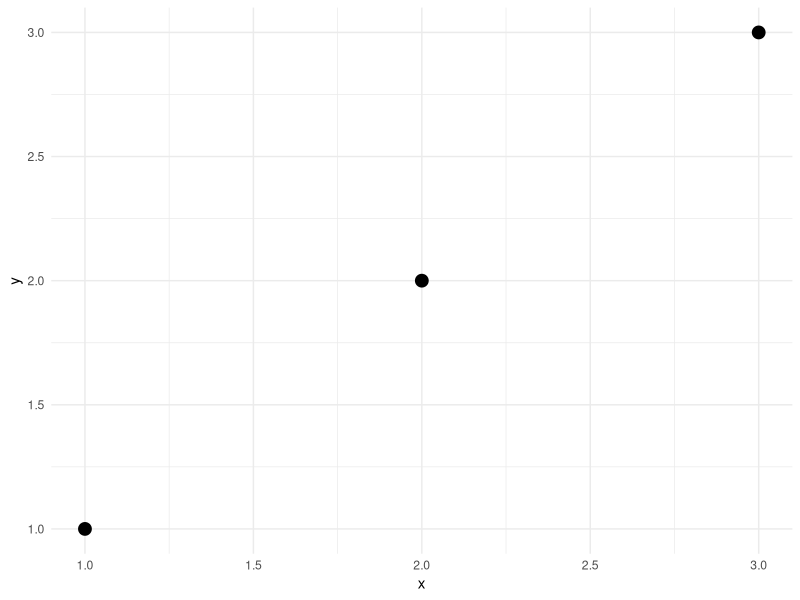
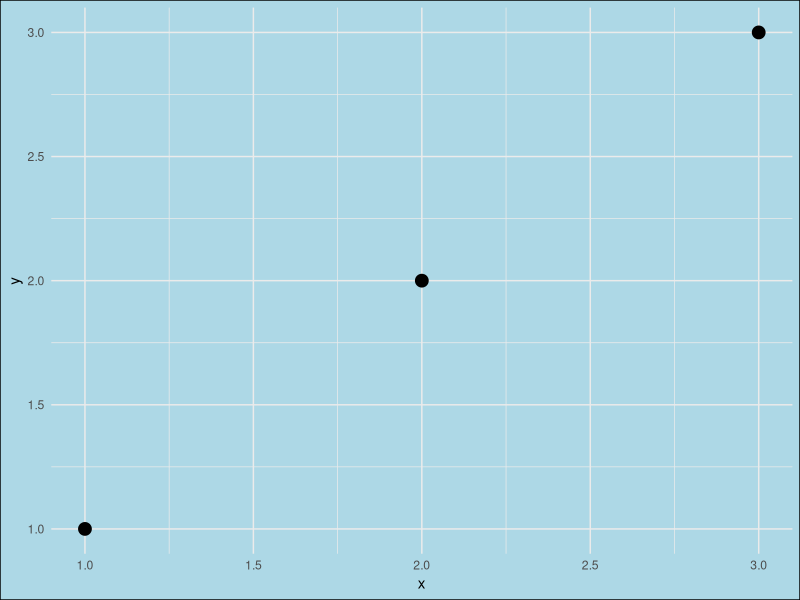
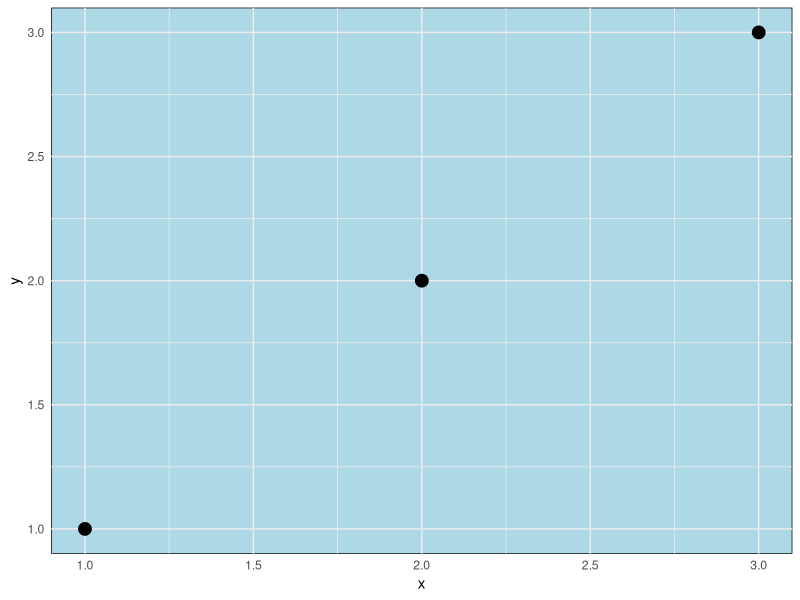
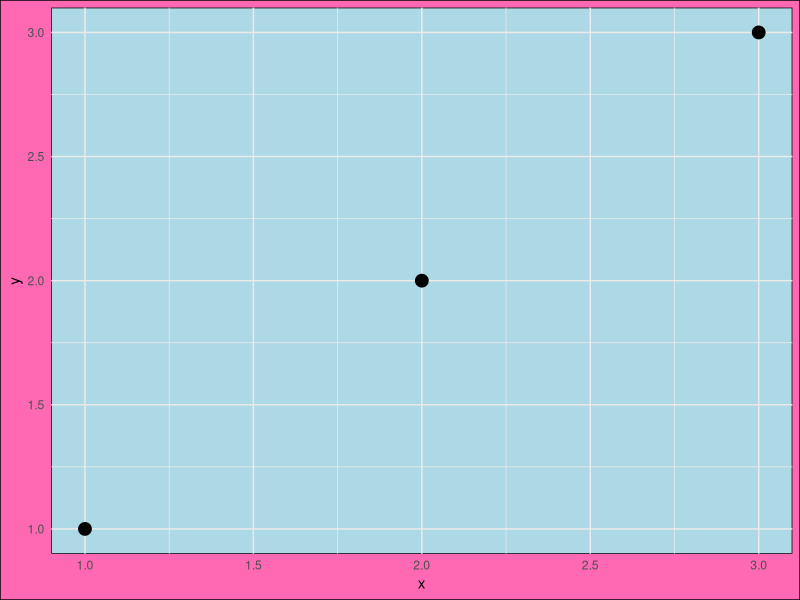
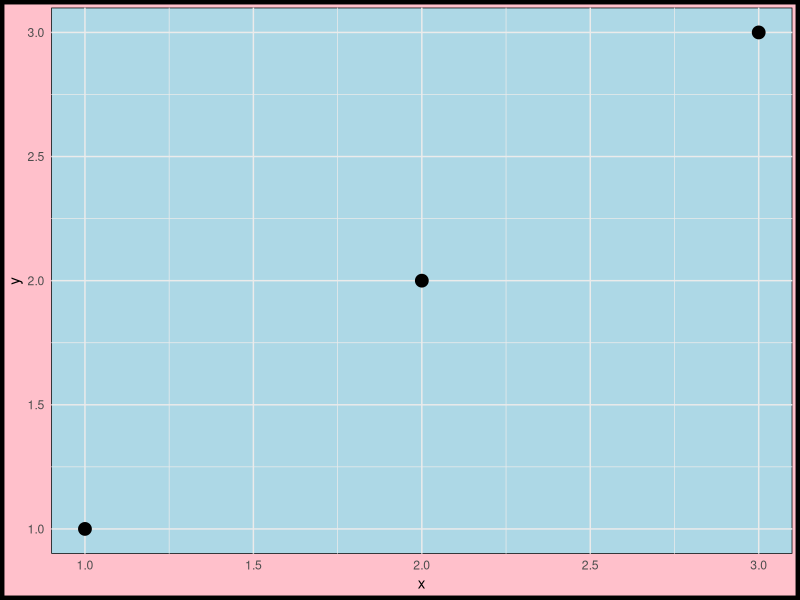
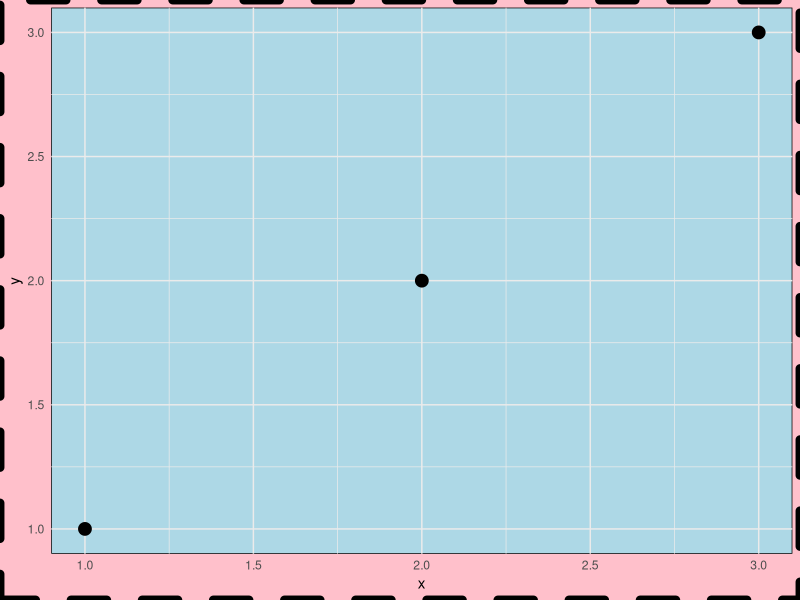
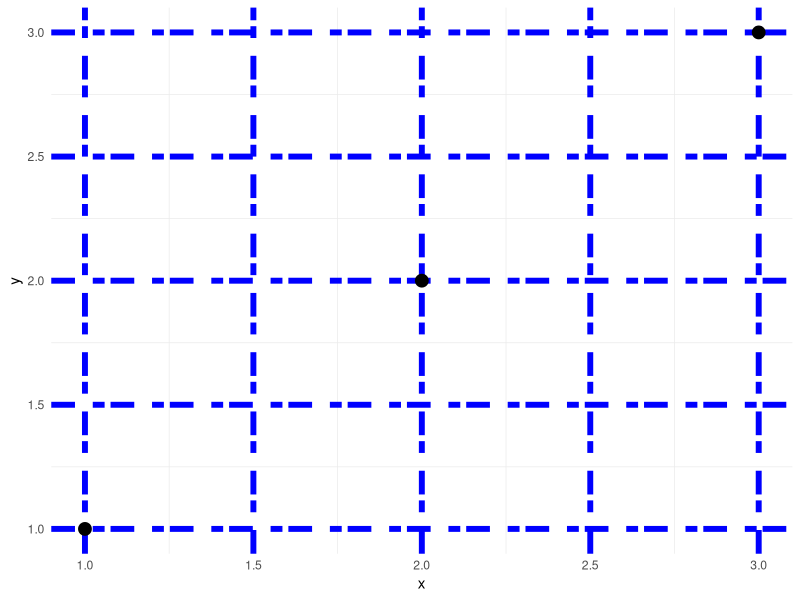
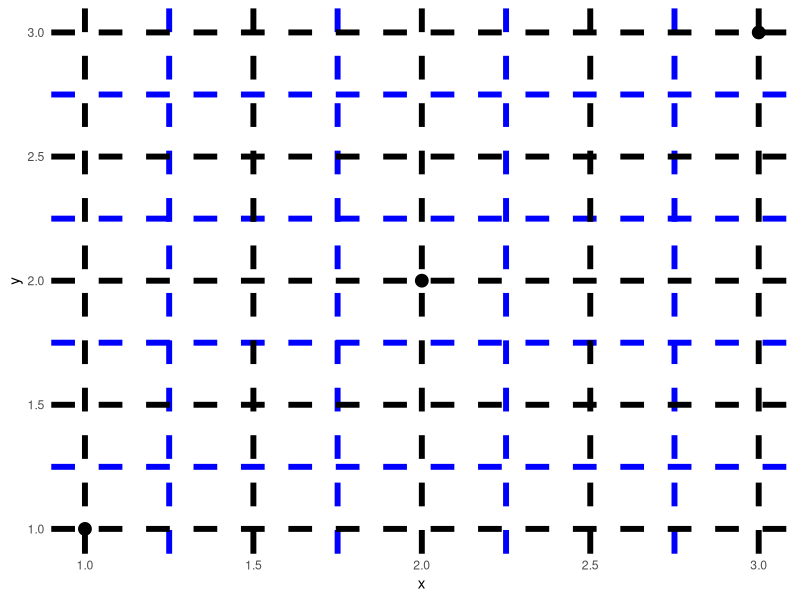

These charts were generated, in order, by the following R code: (Note: this script raises an error after producing the figures.)
## ---- chunk 1
#| label = "setup"
library(ggplot2)
library(dplyr)

## ---- chunk 2

df = data.frame(x = 1:3,
                 y = 1:3, 
                 z = LETTERS[1:3])

base = ggplot(df, aes(x, y)) +
  geom_point(size = 4) +
  theme_minimal()

print(base)

## ---- chunk 3
#| eval = FALSE,
#| echo = TRUE

# Don't run this code

element_rect(fill = NULL, 
             color = NULL, 
             linewidth = NULL, 
             linetype = NULL,
             inherit.blank = FALSE)

## ---- chunk 4
#| echo = TRUE
base + theme(plot.background = element_rect(fill = "lightblue"))
## ---- chunk 5
#| echo = TRUE

base + theme(panel.background = element_rect(fill = "lightblue"))
## ---- chunk 6
#| echo = TRUE
base + theme(plot.background = element_rect(fill = "hotpink"),
             panel.background = element_rect(fill = "lightblue"))
## ---- chunk 7
#| echo = TRUE
base + theme(plot.background = element_rect(fill = "pink", 
                                            color = "black", 
                                            linewidth = 3)) +
  theme(panel.background = element_rect(fill = "lightblue"))
## ---- chunk 8
#| echo = TRUE
base + theme(plot.background = element_rect(fill = "pink", 
                                            color = "black", 
                                            linewidth = 3, 
                                            linetype = "dashed")) +
  theme(panel.background = element_rect(fill = "lightblue"))
## ---- chunk 9
#| echo = TRUE
base + theme(panel.grid.major = element_line(color = "blue", 
                                             linewidth = 2, 
                                             linetype = "4321"))

## ---- chunk 10
#| echo = TRUE
base + theme(panel.grid.minor = element_line(color = "blue", 
                                             linewidth = 2, 
                                             linetype = "dashed")) +
  theme(panel.grid.major = element_line(color = "black", 
                                             linewidth = 2, 
                                             linetype = "dashed"))

## ---- chunk 11
#| echo = TRUE
base + theme(panel.grid.minor = element_line(color = "blue", 
                                             linewidth = 2, 
                                             linetype = "dashed"),
             panel.grid.major = element_line(color = "black", 
                                             linewidth = 2, 
                                             linetype = "dashed")) 

## ---- chunk 12
#| echo = TRUE

base + theme(aspect.ratio = 0.75)

## ---- chunk 13
#| eval = FALSE,
#| echo = TRUE

element_text(family = NULL, face = NULL, colour = NULL, linewidth = NULL,
  hjust = NULL, vjust = NULL, angle = NULL, lineheight = NULL,
  color = NULL, margin = NULL, debug = NULL, inherit.blank = FALSE)


element_line(colour = NULL, linewidth = NULL, linetype = NULL,
  lineend = NULL, color = NULL, arrow = NULL, inherit.blank = FALSE)

# where arrow describes the arrow head with the function arrow() with the following syntax

arrow(angle = 30, length = unit(0.25, "inches"),
      ends = "last", type = "open")
## ---- chunk 14
#| echo = TRUE
base + theme(axis.line = element_line(arrow = arrow(angle = 15, 
                                                    length = unit(.15, "inches"),
                                                    type = "open")))
## ---- chunk 15
#| echo = TRUE
base + theme(axis.ticks = element_line(color = "red"),
             axis.ticks.length = unit(10, units = "pt"),
             axis.text = element_text(face = "bold", 
                                      size = 12, 
                                      angle = 30 ))
## ---- chunk 16
#| echo = TRUE
base + theme(axis.ticks = element_line(color = "red"),
             axis.ticks.length = unit(10, units = "pt"),
             axis.text.x = element_text(face = "bold", 
                                      size = 12, 
                                      angle = 30,
                                      hjust = 1,
                                      vjust = 0.5 ),
             axis.text.y = element_text(face = "bold", 
                                      size = 12, 
                                      angle = 30,
                                      hjust = 0,
                                      vjust = 1 ))
## ---- chunk 17
#| echo = TRUE
base + geom_point(aes(color = z), size = 4) +
  theme(legend.key = element_blank(),
        legend.background = element_blank(),
        legend.title.align = 1,
        legend.position = c(0.1, 0.5))
## ---- chunk 18
#| echo = TRUE
p1 = base + geom_point(aes(color = z), size = 4) +
  scale_color_manual(values = c("red", "blue", "hotpink")) +
  theme(legend.key = element_rect(fill = "gray70"),
        legend.background = element_rect(fill = "gray90", color = "white"),
        legend.title.align = 1,
        legend.position = c(0.9, 0.5))
## ---- chunk 19
#| eval = FALSE,
#| echo = TRUE

# vector graphics
ggsave("plot01_2023-09-26.svg")
ggsave("plot01_2023-09-26.pdf", plot = p1,
       width = 11.5, 
       height = 8.5,
       dpi = 600)

# raster graphics 
ggsave("plot01_2023-09-26.png", plot = p1,
       width = 11.5, 
       height = 8.5,
       dpi = 600,
       bg = "white")


